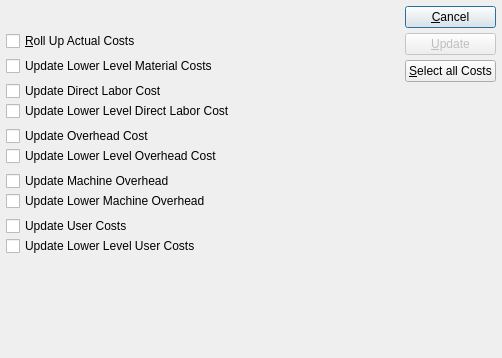
<?xml version="1.0" encoding="UTF-8"?>
<ui version="4.0">
 <comment>This file is part of the xTuple ERP: PostBooks Edition, a free and
open source Enterprise Resource Planning software suite,
Copyright (c) 1999-2018 by OpenMFG LLC, d/b/a xTuple.
It is licensed to you under the Common Public Attribution License
version 1.0, the full text of which (including xTuple-specific Exhibits)
is available at www.xtuple.com/CPAL.  By using this software, you agree
to be bound by its terms.</comment>
 <class>updateActualCostsByItem</class>
 <widget class="QDialog" name="updateActualCostsByItem">
  <property name="geometry">
   <rect>
    <x>0</x>
    <y>0</y>
    <width>502</width>
    <height>358</height>
   </rect>
  </property>
  <property name="windowTitle">
   <string>Update Actual Costs by Item</string>
  </property>
  <layout class="QVBoxLayout">
   <property name="spacing">
    <number>0</number>
   </property>
   <property name="margin">
    <number>6</number>
   </property>
   <item>
    <layout class="QHBoxLayout">
     <property name="spacing">
      <number>7</number>
     </property>
     <item>
      <layout class="QVBoxLayout">
       <property name="spacing">
        <number>5</number>
       </property>
       <item>
        <layout class="QHBoxLayout">
         <property name="spacing">
          <number>0</number>
         </property>
         <item>
          <widget class="ItemCluster" name="_item"/>
         </item>
         <item>
          <spacer>
           <property name="orientation">
            <enum>Qt::Horizontal</enum>
           </property>
           <property name="sizeType">
            <enum>QSizePolicy::Expanding</enum>
           </property>
           <property name="sizeHint" stdset="0">
            <size>
             <width>20</width>
             <height>20</height>
            </size>
           </property>
          </spacer>
         </item>
        </layout>
       </item>
       <item>
        <layout class="QHBoxLayout">
         <property name="spacing">
          <number>0</number>
         </property>
         <item>
          <widget class="QCheckBox" name="_rollUp">
           <property name="text">
            <string>&amp;Roll Up Actual Costs</string>
           </property>
          </widget>
         </item>
         <item>
          <spacer>
           <property name="orientation">
            <enum>Qt::Horizontal</enum>
           </property>
           <property name="sizeType">
            <enum>QSizePolicy::Expanding</enum>
           </property>
           <property name="sizeHint" stdset="0">
            <size>
             <width>20</width>
             <height>20</height>
            </size>
           </property>
          </spacer>
         </item>
        </layout>
       </item>
       <item>
        <layout class="QHBoxLayout">
         <property name="spacing">
          <number>0</number>
         </property>
         <item>
          <widget class="QCheckBox" name="_lowerMaterial">
           <property name="text">
            <string>Update Lower Level Material Costs</string>
           </property>
          </widget>
         </item>
         <item>
          <spacer>
           <property name="orientation">
            <enum>Qt::Horizontal</enum>
           </property>
           <property name="sizeType">
            <enum>QSizePolicy::Preferred</enum>
           </property>
           <property name="sizeHint" stdset="0">
            <size>
             <width>20</width>
             <height>20</height>
            </size>
           </property>
          </spacer>
         </item>
        </layout>
       </item>
       <item>
        <layout class="QVBoxLayout">
         <property name="spacing">
          <number>0</number>
         </property>
         <item>
          <layout class="QHBoxLayout">
           <property name="spacing">
            <number>0</number>
           </property>
           <item>
            <widget class="QCheckBox" name="_directLabor">
             <property name="text">
              <string>Update Direct Labor Cost</string>
             </property>
            </widget>
           </item>
           <item>
            <spacer>
             <property name="orientation">
              <enum>Qt::Horizontal</enum>
             </property>
             <property name="sizeType">
              <enum>QSizePolicy::Preferred</enum>
             </property>
             <property name="sizeHint" stdset="0">
              <size>
               <width>20</width>
               <height>0</height>
              </size>
             </property>
            </spacer>
           </item>
          </layout>
         </item>
         <item>
          <layout class="QHBoxLayout">
           <property name="spacing">
            <number>0</number>
           </property>
           <item>
            <widget class="QCheckBox" name="_lowerDirectLabor">
             <property name="text">
              <string>Update Lower Level Direct Labor Cost</string>
             </property>
            </widget>
           </item>
           <item>
            <spacer>
             <property name="orientation">
              <enum>Qt::Horizontal</enum>
             </property>
             <property name="sizeType">
              <enum>QSizePolicy::Preferred</enum>
             </property>
             <property name="sizeHint" stdset="0">
              <size>
               <width>20</width>
               <height>0</height>
              </size>
             </property>
            </spacer>
           </item>
          </layout>
         </item>
        </layout>
       </item>
       <item>
        <layout class="QVBoxLayout">
         <property name="spacing">
          <number>0</number>
         </property>
         <item>
          <layout class="QHBoxLayout">
           <property name="spacing">
            <number>0</number>
           </property>
           <item>
            <widget class="QCheckBox" name="_overhead">
             <property name="text">
              <string>Update Overhead Cost</string>
             </property>
            </widget>
           </item>
           <item>
            <spacer>
             <property name="orientation">
              <enum>Qt::Horizontal</enum>
             </property>
             <property name="sizeType">
              <enum>QSizePolicy::Preferred</enum>
             </property>
             <property name="sizeHint" stdset="0">
              <size>
               <width>20</width>
               <height>0</height>
              </size>
             </property>
            </spacer>
           </item>
          </layout>
         </item>
         <item>
          <layout class="QHBoxLayout">
           <property name="spacing">
            <number>0</number>
           </property>
           <item>
            <widget class="QCheckBox" name="_lowerOverhead">
             <property name="text">
              <string>Update Lower Level Overhead Cost</string>
             </property>
            </widget>
           </item>
           <item>
            <spacer>
             <property name="orientation">
              <enum>Qt::Horizontal</enum>
             </property>
             <property name="sizeType">
              <enum>QSizePolicy::Preferred</enum>
             </property>
             <property name="sizeHint" stdset="0">
              <size>
               <width>20</width>
               <height>0</height>
              </size>
             </property>
            </spacer>
           </item>
          </layout>
         </item>
        </layout>
       </item>
       <item>
        <layout class="QVBoxLayout">
         <property name="spacing">
          <number>0</number>
         </property>
         <item>
          <layout class="QHBoxLayout">
           <property name="spacing">
            <number>0</number>
           </property>
           <item>
            <widget class="QCheckBox" name="_machOverhead">
             <property name="text">
              <string>Update Machine Overhead</string>
             </property>
            </widget>
           </item>
           <item>
            <spacer>
             <property name="orientation">
              <enum>Qt::Horizontal</enum>
             </property>
             <property name="sizeType">
              <enum>QSizePolicy::Preferred</enum>
             </property>
             <property name="sizeHint" stdset="0">
              <size>
               <width>20</width>
               <height>0</height>
              </size>
             </property>
            </spacer>
           </item>
          </layout>
         </item>
         <item>
          <layout class="QHBoxLayout">
           <property name="spacing">
            <number>0</number>
           </property>
           <item>
            <widget class="QCheckBox" name="_lowerMachOverhead">
             <property name="text">
              <string>Update Lower Machine Overhead</string>
             </property>
            </widget>
           </item>
           <item>
            <spacer>
             <property name="orientation">
              <enum>Qt::Horizontal</enum>
             </property>
             <property name="sizeType">
              <enum>QSizePolicy::Preferred</enum>
             </property>
             <property name="sizeHint" stdset="0">
              <size>
               <width>20</width>
               <height>0</height>
              </size>
             </property>
            </spacer>
           </item>
          </layout>
         </item>
        </layout>
       </item>
       <item>
        <layout class="QVBoxLayout">
         <property name="spacing">
          <number>0</number>
         </property>
         <item>
          <layout class="QHBoxLayout">
           <property name="spacing">
            <number>0</number>
           </property>
           <item>
            <widget class="QCheckBox" name="_user">
             <property name="text">
              <string>Update User Costs</string>
             </property>
            </widget>
           </item>
           <item>
            <spacer>
             <property name="orientation">
              <enum>Qt::Horizontal</enum>
             </property>
             <property name="sizeType">
              <enum>QSizePolicy::Expanding</enum>
             </property>
             <property name="sizeHint" stdset="0">
              <size>
               <width>20</width>
               <height>20</height>
              </size>
             </property>
            </spacer>
           </item>
          </layout>
         </item>
         <item>
          <layout class="QHBoxLayout">
           <property name="spacing">
            <number>0</number>
           </property>
           <item>
            <widget class="QCheckBox" name="_lowerUser">
             <property name="text">
              <string>Update Lower Level User Costs</string>
             </property>
            </widget>
           </item>
           <item>
            <spacer>
             <property name="orientation">
              <enum>Qt::Horizontal</enum>
             </property>
             <property name="sizeType">
              <enum>QSizePolicy::Preferred</enum>
             </property>
             <property name="sizeHint" stdset="0">
              <size>
               <width>20</width>
               <height>20</height>
              </size>
             </property>
            </spacer>
           </item>
          </layout>
         </item>
        </layout>
       </item>
      </layout>
     </item>
     <item>
      <layout class="QVBoxLayout">
       <property name="spacing">
        <number>5</number>
       </property>
       <item>
        <widget class="QPushButton" name="_close">
         <property name="text">
          <string>&amp;Cancel</string>
         </property>
        </widget>
       </item>
       <item>
        <widget class="QPushButton" name="_update">
         <property name="enabled">
          <bool>false</bool>
         </property>
         <property name="text">
          <string>&amp;Update</string>
         </property>
        </widget>
       </item>
       <item>
        <widget class="QPushButton" name="_selectAll">
         <property name="enabled">
          <bool>true</bool>
         </property>
         <property name="text">
          <string>&amp;Select all Costs</string>
         </property>
        </widget>
       </item>
       <item>
        <spacer>
         <property name="orientation">
          <enum>Qt::Vertical</enum>
         </property>
         <property name="sizeHint" stdset="0">
          <size>
           <width>20</width>
           <height>20</height>
          </size>
         </property>
        </spacer>
       </item>
      </layout>
     </item>
    </layout>
   </item>
   <item>
    <spacer>
     <property name="orientation">
      <enum>Qt::Vertical</enum>
     </property>
     <property name="sizeType">
      <enum>QSizePolicy::Expanding</enum>
     </property>
     <property name="sizeHint" stdset="0">
      <size>
       <width>20</width>
       <height>20</height>
      </size>
     </property>
    </spacer>
   </item>
  </layout>
 </widget>
 <layoutdefault spacing="6" margin="11"/>
 <customwidgets>
  <customwidget>
   <class>ItemCluster</class>
   <extends>QWidget</extends>
   <header>itemcluster.h</header>
   <container>1</container>
  </customwidget>
 </customwidgets>
 <tabstops>
  <tabstop>_item</tabstop>
  <tabstop>_rollUp</tabstop>
  <tabstop>_lowerMaterial</tabstop>
  <tabstop>_directLabor</tabstop>
  <tabstop>_lowerDirectLabor</tabstop>
  <tabstop>_overhead</tabstop>
  <tabstop>_lowerOverhead</tabstop>
  <tabstop>_machOverhead</tabstop>
  <tabstop>_lowerMachOverhead</tabstop>
  <tabstop>_user</tabstop>
  <tabstop>_lowerUser</tabstop>
  <tabstop>_update</tabstop>
  <tabstop>_selectAll</tabstop>
  <tabstop>_close</tabstop>
 </tabstops>
 <resources/>
 <connections>
  <connection>
   <sender>_item</sender>
   <signal>valid(bool)</signal>
   <receiver>_update</receiver>
   <slot>setEnabled(bool)</slot>
   <hints>
    <hint type="sourcelabel">
     <x>20</x>
     <y>20</y>
    </hint>
    <hint type="destinationlabel">
     <x>20</x>
     <y>20</y>
    </hint>
   </hints>
  </connection>
  <connection>
   <sender>_close</sender>
   <signal>clicked()</signal>
   <receiver>updateActualCostsByItem</receiver>
   <slot>reject()</slot>
   <hints>
    <hint type="sourcelabel">
     <x>20</x>
     <y>20</y>
    </hint>
    <hint type="destinationlabel">
     <x>20</x>
     <y>20</y>
    </hint>
   </hints>
  </connection>
 </connections>
</ui>
